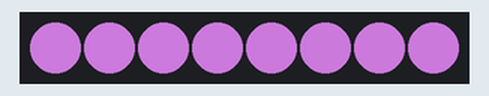
This sketch was run on a simulated ESP8266 (NodeMCU). Shown: 8 RGB LEDs in strip order, left to right. Dim RGB values are drawn brighter than linear; random numbers use the default seed unless the sketch sets one.

Above: at 0.6 s.
At 3.3 s:
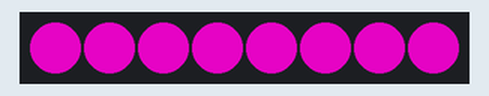
At 19.5 s:
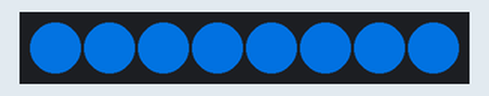
At 22.0 s:
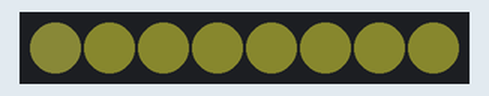
At 26.6 s:
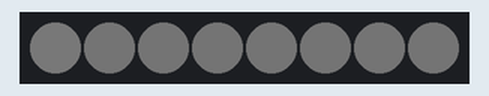
At 35.2 s:
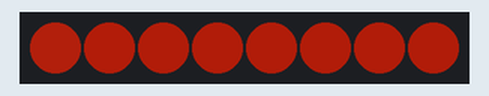
Timing chart, 0 to 40.0 s (numbered marks = the images above):
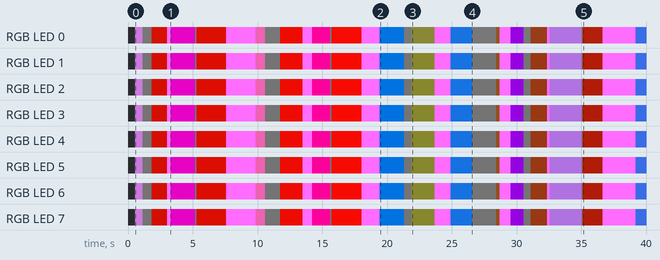

The sketch:

faketv.ino
```cpp
// from https://learn.adafruit.com/fake-tv-light-for-engineers/arduino-sketch

#include <Adafruit_NeoPixel.h>
#include "data.h" // Output of Python script

#define NUM_LEDS 8
#define PIN       D6
Adafruit_NeoPixel strip = Adafruit_NeoPixel(NUM_LEDS, PIN, NEO_GRB + NEO_KHZ800);

#define  numPixels (sizeof(colors) / sizeof(colors[0]))
uint32_t pixelNum;
uint16_t pr = 0, pg = 0, pb = 0; // Prev R, G, B

void setup() {
  strip.begin();
  randomSeed(analogRead(A0));
  pixelNum = random(numPixels); // Begin at random point
}

void loop() {
  uint32_t totalTime, fadeTime, holdTime, startTime, elapsed;
  uint16_t nr, ng, nb, r, g, b, i;
  uint8_t  hi, lo, r8, g8, b8, frac;

  // Read next 16-bit (5/6/5) color
  hi = pgm_read_byte(&colors[pixelNum * 2    ]);
  lo = pgm_read_byte(&colors[pixelNum * 2 + 1]);
  if(++pixelNum >= numPixels) pixelNum = 0;

  // Expand to 24-bit (8/8/8)
  r8 = (hi & 0xF8) | (hi >> 5);
  g8 = (hi << 5) | ((lo & 0xE0) >> 3) | ((hi & 0x06) >> 1);
  b8 = (lo << 3) | ((lo & 0x1F) >> 2);
  // Apply gamma correction, further expand to 16/16/16
  nr = (uint8_t)pgm_read_byte(&gamma8[r8]) * 257; // New R/G/B
  ng = (uint8_t)pgm_read_byte(&gamma8[g8]) * 257;
  nb = (uint8_t)pgm_read_byte(&gamma8[b8]) * 257;

  totalTime = random(250, 2500);    // Semi-random pixel-to-pixel time
  fadeTime  = random(0, totalTime); // Pixel-to-pixel transition time
  if(random(10) < 3) fadeTime = 0;  // Force scene cut 30% of time
  holdTime  = totalTime - fadeTime; // Non-transition time

  startTime = millis();
  for(;;) {
    elapsed = millis() - startTime;
    if(elapsed >= fadeTime) elapsed = fadeTime;
    if(fadeTime) {
      r = map(elapsed, 0, fadeTime, pr, nr); // 16-bit interp
      g = map(elapsed, 0, fadeTime, pg, ng);
      b = map(elapsed, 0, fadeTime, pb, nb);
    } else { // Avoid divide-by-zero in map()
      r = nr;
      g = ng;
      b = nb;
    }
    for(i=0; i<NUM_LEDS; i++) {
      r8   = r >> 8; // Quantize to 8-bit
      g8   = g >> 8;
      b8   = b >> 8;
      frac = (i << 8) / NUM_LEDS; // LED index scaled to 0-255
      if((r8 < 255) && ((r & 0xFF) >= frac)) r8++; // Boost some fraction
      if((g8 < 255) && ((g & 0xFF) >= frac)) g8++; // of LEDs to handle
      if((b8 < 255) && ((b & 0xFF) >= frac)) b8++; // interp > 8bit
      strip.setPixelColor(i, r8, g8, b8);
    }
    strip.show();
    if(elapsed >= fadeTime) break;
  }
  delay(holdTime);

  pr = nr; // Prev RGB = new RGB
  pg = ng;
  pb = nb;
}
```

Source omitted: data.h (data table, 161965 bytes)

Measured:
- by itself, RGB LED 1: off → RGB(139, 83, 150) at 0.56 s, → RGB(1, 1, 1) 0.58 s later, → RGB(128, 9, 1) 0.68 s later, → RGB(255, 109, 255) 1.2 s later, … (33 changes in this stretch)
- by itself, RGB LED 2: off → RGB(139, 83, 150) at 0.56 s, → RGB(1, 1, 1) 0.58 s later, → RGB(128, 9, 1) 0.68 s later, → RGB(255, 109, 255) 1.2 s later, … (33 changes in this stretch)
- what the display in image 1 shows lasts 1.9 s, from 3.3 s to 5.2 s
- what the display in image 3 shows lasts 1.8 s, from 21.9 s to 23.7 s
